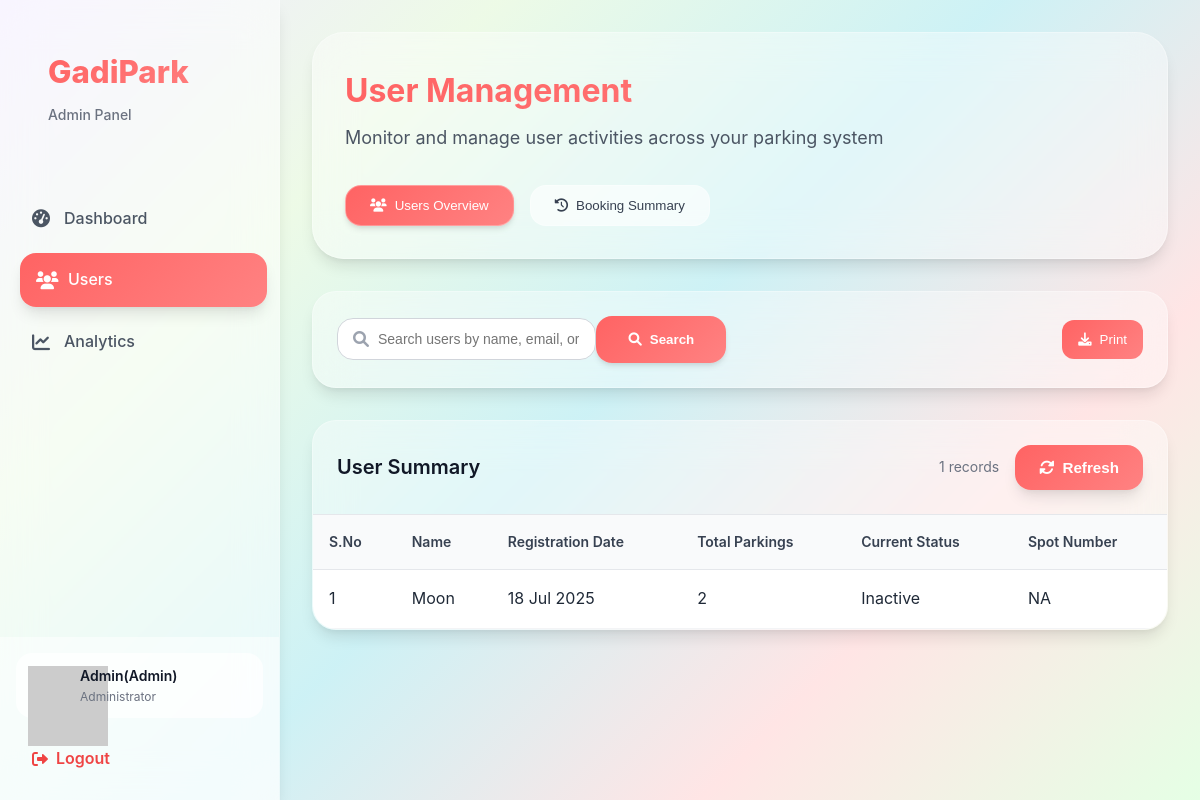
Before: /users_summery (signed in) with the older database file.
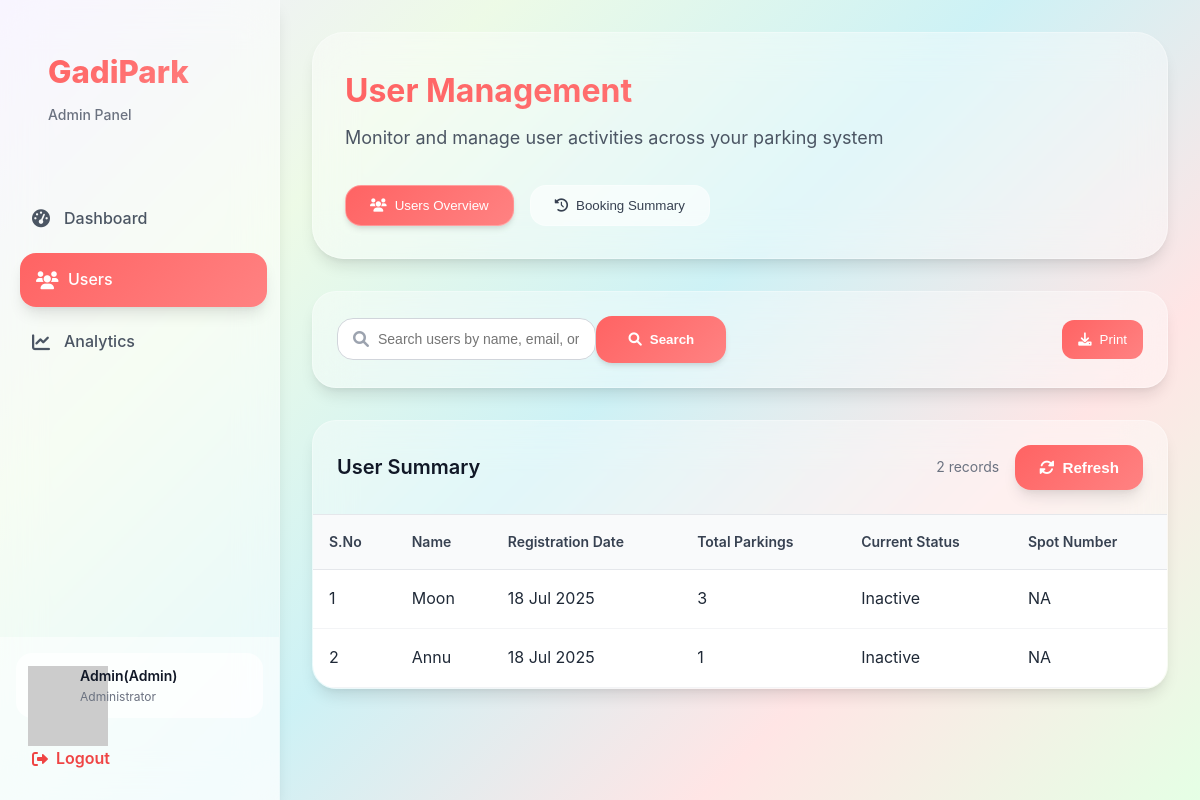
After: the same page with the newer database file.
### models/user.py (models this page shows, shortened)
class User(db.Model):
    __tablename__ = 'users'
    id=db.Column(db.Integer,primary_key=True)
    username=db.Column(db.String(80),unique=True,nullable=False)
    password_hash=db.Column(db.String(128),nullable=False)
    full_name=db.Column(db.String(80),nullable=True)
    is_admin=db.Column(db.Boolean,default=False)
    wallet_balance=db.Column(db.Float,default=0.00)
    total_parkings=db.Column(db.Integer,default=0)
    total_spendings=db.Column(db.Float,default=0)
    registration_date=db.Column(db.DateTime,default=db.func.current_timestamp())

### routes/admin.py (the view)
@admin_bp.route('/users_summery')
@login_required
@admin_required
def users_summery():
    tab = request.args.get('tab', 'users')
    user=User.query.get(session.get('user_id'))
    users= User.query.all()
    user_length=users
    history= History.query.all()
    bookings=Booking.query.all()
    spots=ParkingSpot.query.all()
    lots=ParkingLot.query.all()
    search=request.args.get('search','').strip()
    search_booking=request.args.get('search_booking','').strip()
    search_filter=request.args.get('search_filter')
    if search:
        users = User.query.filter(
            (User.id.cast(db.String).ilike(f'%{search}%')) | (User.full_name.ilike(f'%{search}%'))
        ).all()
    if search_filter=='booking_id':
        history = History.query.filter(History.booking_id.ilike(f'%{search_booking}%')).all()
    if search_filter=='user_id':
        history = History.query.filter(History.user_id.cast(db.String).ilike(f'%{search_booking}%')).all()
    if search_filter=='lot_name':
        lot=ParkingLot.query.filter(ParkingLot.name.ilike(f'%{search_booking}%')).all()
        if lot:
            history=[]
            for l in lot:
                history.extend(History.query.filter_by(lot_id=l.id).all())
    if search_filter=='spot_number':
        spot=ParkingSpot.query.filter(ParkingSpot.spot_number.ilike(f'%{search_booking}%')).all()
        if spot:
            history=[]
            for s in spot:
                history.extend(History.query.filter_by(spot_id=s.id).all())
    return render_template('users_summery.html',users=users,history=history,bookings=bookings,spots=spots,user=user,lots=lots,user_length=user_length,active_tab=tab)

### Templates/users_summery.html (shortened to what this page needs)
{% extends "base.html" %}
{% block style %}
<link rel="stylesheet" href="{{url_for('static',filename='css/base.css')}}">
<link rel="stylesheet" href="{{url_for('static',filename='css/user_summery.css')}}">
<link rel="stylesheet" href="https://cdnjs.cloudflare.com/ajax/libs/font-awesome/6.0.0/css/all.min.css">
{% endblock %}
{% block content %}
{% include "admin_sidebar.html" %}
<div class="content">
    <div class="page-header bg">
        <div class="header-content">
            <h1>User Management</h1>
            <p>Monitor and manage user activities across your parking system</p>
        </div>
        <div class="tab-navigation">
            <button class="tab-btn {% if active_tab == 'users' %}active{% endif %}" id="users-tab" onclick="document.querySelector('.booking').style.display='none';
            document.querySelector('.users').style.display='block';
            document.querySelector('#booking-tab').classList.remove('active');
            document.querySelector('#users-tab').classList.add('active');">
                <i class="fas fa-users"></i>
                <span>Users Overview</span>
            </button>
            <button class="tab-btn {% if active_tab == 'booking' %}active{% endif %}" id="booking-tab" onclick="document.querySelector('.booking').style.display='block';
            document.querySelector('.users').style.display='none';
            document.querySelector('#booking-tab').classList.add('active');
            document.querySelector('#users-tab').classList.remove('active');">
                <i class="fas fa-history"></i>
                <span>Booking Summary</span>
            </button>
        </div>
    </div>
    <div class="users "style="display: {{ 'block' if active_tab == 'users' else 'none' }}">
        <div class="search-section">
            <form action="{{url_for('admin.users_summery')}}" method="get">
                <div class="search-container">
                    <div class="search-box">
                        <i class="fas fa-search"></i>
                        <input type="text" id="userSearch" name="search" required placeholder="Search users by name, email, or ID...">
                    </div>
                    <button type="submit" class="search-btn">
                        <i class="fas fa-search"></i>
                        Search
                    </button>
                    <div class="filter-controls">
                        <button class="export-btn" onclick="window.print()">
                            <i class="fas fa-download"></i>
                            Print
                        </button>
                    </div>
                </div>
            </form>
        </div>
        {% if not users %}
        <div class="empty-state ">
            <div class="empty-icon">
                <i class="fas fa-history"></i>
            </div>
            <h3>No User History</h3>
        </div>
        {% else %}
        <div class="table-container">
            <div class="table-header">
                <h3>User Summary</h3>
                <div class="table-actions">
                    <span class="record-count">{{ user_length|length -1 }} records</span>
                    <a href="{{url_for('admin.users_summery')}}">
                        <button class=" btn-style" id="refresh-btn" onclick="location.reload()">
                            <i class="fas fa-sync-alt"></i>
                            Refresh
                        </button>
                    </a>
                </div>
            </div>
            <div class="table-wrapper">
                <table class="table">
                    <thead>
                        <tr>
                            <th>S.No</th>
                            <th>Name</th>
                            <th>Registration Date</th>
                            <th>Total Parkings</th>
                            <th>Current Status</th>
                            <th>Spot Number</th>
                        </tr>
                    </thead>
                    <tbody>
                        {% for user in users %}
                            {% if not user.is_admin %}
                                <tr class="row">
                                    <td>{{user.id-1}}</td>
                                    <td>{{ user.full_name }}</td>
                                    <td>{{ user.registration_date.strftime("%d %b %Y")}}</td>
                                    <td>{{ user.total_parkings  }}</td>
                                    {% set ns = namespace(has_booking=false, current_spot_number='NA') %}
                                    {%for booking in bookings %}
                                        {%if booking.user_id == user.id %}
                                            {% set ns.has_booking = true %}
                                            {%for spot in spots%}
                                                {% if spot.id == booking.spot_id %}
                                                    {% set ns.current_spot_number = spot.spot_number %}
                                                {% endif %}
                                            {%endfor%}
                                        {% endif %}
                                    {%endfor%}
                                    {%if ns.has_booking%}
                                        <td>Active</td>
                                        <td>{{ns.current_spot_number}}</td>
                                    {% else %}
                                        <td>Inactive</td>
                                        <td>NA</td>
                                    {%endif%}
                                </tr>
                            {% endif %}
                        {% endfor %}
                    </tbody>
                </table>
            </div>
        </div>
        {%endif%}
    </div>
</div>
{% endblock %}

### Templates/base.html (shortened to what this page needs)
<!DOCTYPE html>
<html lang="en">
<head>
    <link rel="stylesheet" href="https://cdnjs.cloudflare.com/ajax/libs/font-awesome/6.0.0/css/all.min.css">
    <link rel="stylesheet" href="{{url_for('static',filename='css/base.css')}}">
    {%block style %}{%endblock%}
</head>
<body>
    {% block content %}
    {% endblock %}
</body>
</html>

### Templates/admin_sidebar.html
{%extends "base.html" %}
{%block style%}
<link rel="stylesheet" href="{{url_for('static',filename='css/admin_sidebar.css')}}">
{%endblock%}
{%block content %}
{% set current_path = request.path %}
<div class="sidebar">
    <div class="sidebar-header">
        <div class="logo">
            <h2>GadiPark</h2>
            <span>Admin Panel</span>
        </div>
    </div>
    <nav class="sidebar-nav">
        <a href="{{url_for('admin.admin_dashboard')}}" class="nav-item {% if current_path == url_for('admin.admin_dashboard') %}active{% endif %}">
            <i class="fas fa-tachometer-alt"></i>
            <span>Dashboard</span>
        </a>
        <a href="{{url_for('admin.users_summery')}}" class="nav-item {%if current_path == url_for('admin.users_summery') %}active{% endif %}">
            <i class="fas fa-users"></i>
            <span>Users</span>
        </a>
        <a href="{{url_for('admin.admin_charts')}}" class="nav-item {%if current_path == url_for('admin.admin_charts') %}active{% endif %} ">
            <i class="fas fa-chart-line"></i>
            <span>Analytics</span>
        </a>
    </nav>
    <div class="sidebar-footer">
        <a href="{{url_for('profile.profile')}}">
            <div class="admin-profile">
                <div class="profile-pic">
                <img src="https://api.dicebear.com/9.x/open-peeps/svg?seed={{ username }}&backgroundColor=transparent&radius=50"alt="Profile Avatar"class="profile-avatar"/>
                </div>
                <div class="profile-info">
                    <span class="profile-name">{{user.full_name}}(Admin)</span>
                    <span class="profile-role">Administrator</span>
                </div>
            </div>
        </a>
        <a href="{{url_for('auth.logout')}}" class="logout-btn">
            <i class="fas fa-sign-out-alt"></i>
            <span>Logout</span>
        </a>
    </div>
</div>
{%endblock%}

### Static/css/base.css (style rules this page uses)
:root { --main-gradient: linear-gradient(135deg, #FF6363 0%, #FF8282 100%); --gradient-blue: linear-gradient(135deg, #74b9ff 0%, #0984e3 100%); --gradient-purple: linear-gradient(135deg, #a29bfe 0%, #5044ad 100%); --gradient-pink: linear-gradient(135deg, #fd79a8 0%, #ff47fc 100%); --gradient-green: linear-gradient(135deg, #00b894 0%, #55efc4 100%); --gradient-orange: linear-gradient(135deg, #e17055 0%, #fdcb6e 100%); --gradient-red: linear-gradient(135deg, #e17055 0%, #ff1100 100%); --gradient-gray: linear-gradient(135deg, #dfe6e992 0%, #b2bec399 100%); --bg-gradient-main: linear-gradient(135deg, #F1EAFF 0%, #ecfae5f0 25%, #cbf1f5f5 50%, #FFE5E5 75%, #E5FFE5 100%); --bg-gradient-soft: linear-gradient(135deg, #ffeaa7 0%, #fab1a0 100%); --bg-gradient-cool: linear-gradient(135deg, #a8edea 0%, #fed6e3 100%); --white: #ffffff; --gray-50: #f9fafb; --gray-100: #f3f4f6; --gray-200: #e5e7eb; --gray-300: #d1d5db; --gray-400: #9ca3af; --gray-500: #6b7280; --gray-600: #4b5563; --gray-700: #374151; --gray-800: #1f2937; --gray-900: #111827; --shadow-sm: 0 1px 2px 0 rgba(0, 0, 0, 0.05); --shadow: 0 1px 3px 0 rgba(0, 0, 0, 0.1), 0 1px 2px 0 rgba(0, 0, 0, 0.06); --shadow-md: 0 4px 6px -1px rgba(0, 0, 0, 0.1), 0 2px 4px -1px rgba(0, 0, 0, 0.06); --shadow-lg: 0 10px 15px -3px rgba(0, 0, 0, 0.1), 0 4px 6px -2px rgba(0, 0, 0, 0.05); --shadow-xl: 0 20px 25px -5px rgba(0, 0, 0, 0.1), 0 10px 10px -5px rgba(0, 0, 0, 0.04); --shadow-2xl: 0 20px 25px -5px rgba(0, 0, 0, 0.208), 0 10px 10px -5px rgba(0, 0, 0, 0.04); --radius-sm: 0.375rem; --radius: 0.5rem; --radius-md: 0.75rem; --radius-lg: 1rem; --radius-xl: 1.5rem; --radius-2xl: 2rem; --refresh-btn-color:rgb(5, 84, 104); --available-color: #10b924aa; --occupied-color: #ef4444; --ev-color: #8b5cf6; --regular-color:#ffc0cb; --border-color: #ef4444; --transition: all 0.3s cubic-bezier(0.4, 0, 0.2, 1); --electric-color:rgb(255, 37, 248) (0.4, 0, 0.2, 1); }
* { margin: 0; padding: 0; box-sizing: border-box; }
body { font-family: 'Inter', sans-serif; background: var(--bg-gradient-main); color: var(--gray-800); line-height: 1.6; height: 100%; }
.bg { background: rgba(255, 255, 255, 0.4); backdrop-filter: blur(20px); border-radius: var(--radius-2xl); box-shadow: var(--shadow-lg); border: 1px solid rgba(255, 255, 255, 0.3); }
.btn-style { background: var(--main-gradient); color: white; border: none; padding: 0.875rem 1.5rem; border-radius: var(--radius-lg); font-weight: 600; cursor: pointer; transition: var(--transition); display: flex; align-items: center; gap: 0.5rem; box-shadow: var(--shadow-lg); font-size: 0.95rem; }
.search-container { display: flex; justify-content: space-between; align-items: center; gap: 0rem; }
.search-box { position: relative; flex: 1; max-width: 500px; display: flex; gap: 0.5rem; }
.search-box i { position: absolute; left: 1rem; top: 50%; transform: translateY(-50%); color: var(--gray-400); }
.search-btn { display: flex; align-items: center; gap: 0.5rem; padding: 1rem 2rem; background: var(--main-gradient); color: var(--white); border: none; border-radius: var(--radius-lg); font-weight: 600; cursor: pointer; transition: var(--transition); box-shadow: var(--shadow-md); margin-right: 21rem; }
.search-box input { width: 100%; padding: 0.75rem 1rem 0.75rem 2.5rem; border: 1px solid var(--gray-300); border-radius: var(--radius-lg); font-size: 0.875rem; background: var(--white); transition: var(--transition); }
.filter-controls { display: flex; gap: 1rem; align-items: center; }
.active { background: rgba(17, 255, 176, 0.1); color: #10b981; }
.table-container { background: rgba(255, 255, 255, 0.4); backdrop-filter: blur(20px); border-radius: var(--radius-xl); box-shadow: var(--shadow-lg); border: 1px solid rgba(255, 255, 255, 0.3); overflow: hidden; }
.table-header { display: flex; justify-content: space-between; align-items: center; padding: 1.5rem; border-bottom: 1px solid var(--gray-200); }
.table-header h3 { font-size: 1.25rem; font-weight: 600; color: var(--gray-900); }
.table-actions { display: flex; align-items: center; gap: 1rem; }
.record-count { color: var(--gray-500); font-size: 0.875rem; }
.table { width: 100%; border-collapse: collapse; background: var(--white); }
.table th { background: var(--gray-50); padding: 1rem; text-align: left; font-weight: 600; color: var(--gray-700); border-bottom: 1px solid var(--gray-200); font-size: 0.875rem; }
.table td { padding: 1rem; border-bottom: 1px solid var(--gray-100); vertical-align: top; }

Changed rows visible on the page:
changed User "Moon": total_parkings "2" → "3"
added User: id "2", full_name "Annu", registration_date "18 Jul 2025", total_parkings "1"
Other visible differences:
{{ user_length|length -1 }}: "1" → "2"
